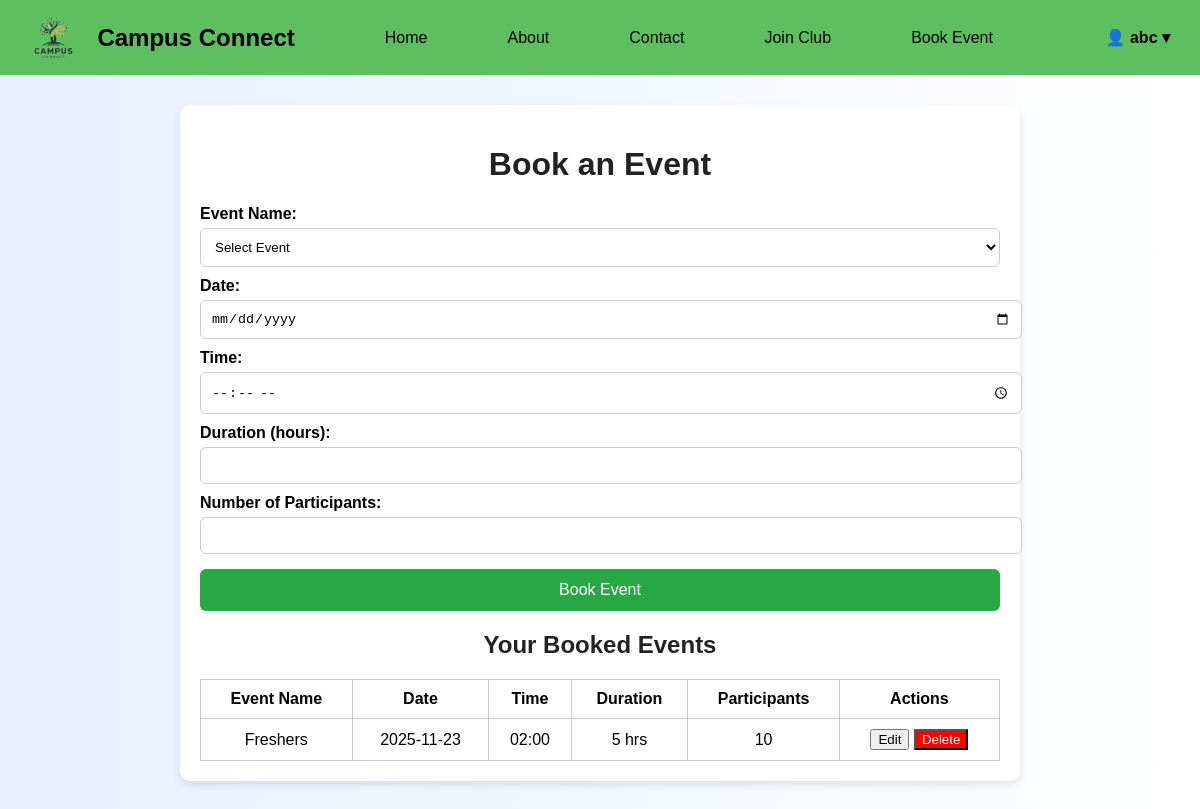
/book_event (signed in), run on the app's committed database.
### tables this page shows
CREATE TABLE event_bookings (
    id INTEGER PRIMARY KEY AUTOINCREMENT,
    username TEXT NOT NULL,
    event_name TEXT NOT NULL,
    participants INTEGER NOT NULL,
    booked_at TIMESTAMP DEFAULT CURRENT_TIMESTAMP
, event_date TEXT NOT NULL DEFAULT '', event_time TEXT NOT NULL DEFAULT '', duration INTEGER NOT NULL DEFAULT 1);

### app.py (the view, shortened to what this page needs)
@app.route('/book_event', methods=['GET', 'POST'])
@login_required
def book_event():
    username = session.get('user')
    conn = get_db_connection()
    events = conn.execute(
        "SELECT * FROM event_bookings WHERE username=? ORDER BY event_date, event_time",
        (username,)
    ).fetchall()
    conn.close()
    return render_template('book_event.html', user=username, events=events)

### app.py (called while the page is built)
def get_db_connection():
    conn = sqlite3.connect(DB_PATH)
    conn.row_factory = sqlite3.Row
    return conn

def login_required(f):
    @wraps(f)
    def decorated_function(*args, **kwargs):
        if 'user' not in session:
            return redirect(url_for('login', next=request.path))
        return f(*args, **kwargs)
    return decorated_function

### templates/book_event.html (shortened to what this page needs)
<!DOCTYPE html>
<html lang="en">
<head>
</head>
<body>
  <div class="navbar">
    <img src="{{ url_for('static', filename='images/logo.png') }}" style="height:45px; margin-right:10px;">
    <h2>Campus Connect</h2>
    <a href="{{ url_for('index') }}">Home</a>
    <a href="{{ url_for('about') }}">About</a>
    <a href="{{ url_for('contact') }}">Contact</a>
    <a href="{{ url_for('join_club') }}">Join Club</a>
    <a href="{{ url_for('book_event') }}">Book Event</a>
    {% if user %}
    <div class="user-section" id="userMenu">
      <span class="user-toggle">👤 {{ user }} &#9662;</span>
    </div>
    {% else %}
      <a href="{{ url_for('login') }}" class="login-btn">Login/Register</a>
    {% endif %}
  </div>
  <div class="container">
    <h1>Book an Event</h1>
    <form id="eventForm" method="POST">
      <label for="event_name">Event Name:</label>
      <select name="event_name" id="event_name" required>
        <option value="" disabled selected>Select Event</option>
      </select>
      <label for="event_date">Date:</label>
      <input type="date" name="event_date" id="event_date" required>
      <label for="event_time">Time:</label>
      <input type="time" name="event_time" id="event_time" required>
      <label for="duration">Duration (hours):</label>
      <input type="number" name="duration" id="duration" min="1" required>
      <label for="participants">Number of Participants:</label>
      <input type="number" name="participants" id="participants" min="1" required>
      <button type="submit">Book Event</button>
    </form>
    <h2>Your Booked Events</h2>
    <table id="eventsTable">
      <thead>
        <tr>
          <th>Event Name</th>
          <th>Date</th>
          <th>Time</th>
          <th>Duration</th>
          <th>Participants</th>
          <th>Actions</th>
        </tr>
      </thead>
      <tbody id="eventsBody">
        {% for event in events %}
        <tr data-id="{{ event['id'] }}">
          <td>{{ event['event_name'] }}</td>
          <td>{{ event['event_date'] }}</td>
          <td>{{ event['event_time'] }}</td>
          <td>{{ event['duration'] }} hrs</td>
          <td>{{ event['participants'] }}</td>
          <td>
            <button class="edit-btn">Edit</button>
            <button class="delete-btn" style="background-color:red; color:white;">Delete</button>
          </td>
        </tr>
        {% endfor %}
      </tbody>
    </table>
  </div>
</body>
</html>

### templates/book_event.html (style rules this page uses)
body { margin: 0; font-family: Arial, sans-serif; background: linear-gradient(to right, #e6f0ff, #ffffff); }
.navbar { display: flex; align-items: center; background-color: rgb(94, 191, 97); padding: 15px 30px; font-family: Arial, sans-serif; }
.navbar h2 { margin: 0 30px 0 10px; color: black; font-weight: bold; }
.navbar a { text-decoration: none; color: black; margin: 0 20px; font-weight: 500; margin-left: 60px; }
.user-section { position: relative; margin-left: auto; cursor: pointer; font-weight: bold; color: black; }
.container { max-width: 800px; margin: 30px auto; padding: 20px; background: #fff; border-radius: 10px; box-shadow: 0 4px 8px rgba(0,0,0,0.1); }
h1, h2 { text-align: center; color: #222; }
form label { display: block; margin-top: 10px; font-weight: bold; }
form input, form select { width: 100%; padding: 10px; margin-top: 5px; border-radius: 6px; border: 1px solid #ccc; background-color: white; }
form button { margin-top: 15px; width: 100%; padding: 12px; border: none; background: #28a745; color: white; font-size: 16px; cursor: pointer; border-radius: 6px; }
table { width: 100%; border-collapse: collapse; margin-top: 20px; }
table, th, td { border: 1px solid #ccc; }
th, td { padding: 10px; text-align: center; }

### data on the page
event_bookings: username "abc", event_name "Freshers", event_date "2025-11-23", event_time "02:00", duration "5", participants "10"
